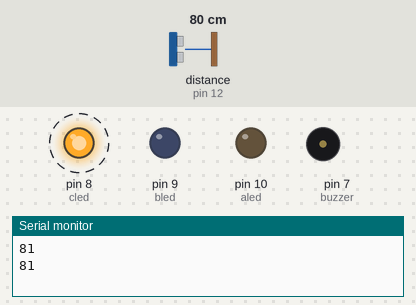
The sketch below on a simulated Arduino Uno, built with avr-gcc and run on an emulated ATmega328P. Parts: output pins drawn as LEDs (lit = HIGH), buzzer (waves = sounding, pin HIGH), the last lines printed to the serial monitor. Wiring (inferred from the names in the program): ultrasonic range finder: trigger pin 13; echo pin 12. Dashed ring = blinking. The test bench sets the inputs (shaded band); at power-on: distance to the obstacle (sensor on pin 12) 80 cm. The echo pulse lasts 58.3 µs per cm; pins used as bus, display or sensor lines are not drawn.

Above: at 1.9 s.
2.0 s: distance to the obstacle (sensor on pin 12) set to 40 cm
5.5 s: distance to the obstacle (sensor on pin 12) set to 33 cm
At 6.22 s:
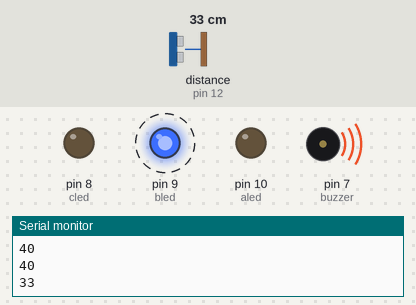
9.8 s: distance to the obstacle (sensor on pin 12) set to 23 cm
13.3 s: distance to the obstacle (sensor on pin 12) set to 18 cm
At 14.7 s:
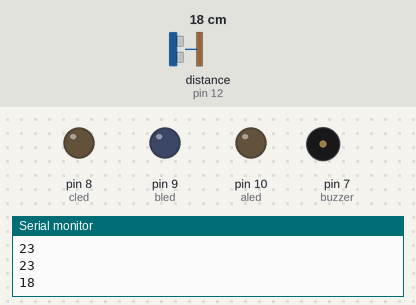
17.6 s: distance to the obstacle (sensor on pin 12) set to 35 cm
At 18.16 s:
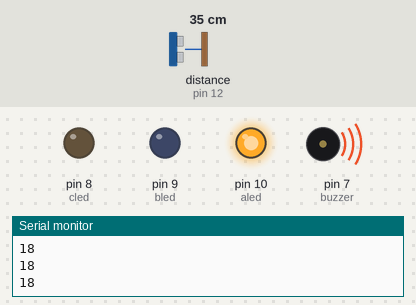
21.8 s: distance to the obstacle (sensor on pin 12) set to 2 cm
At 23.38 s:
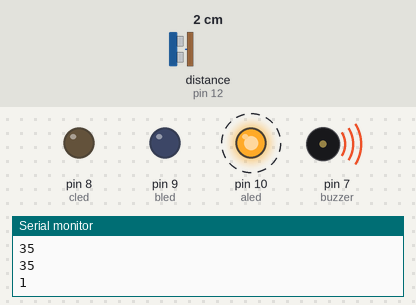
Timing chart, 0 to 26.5 s (numbered marks = the images above; inputs shaded):
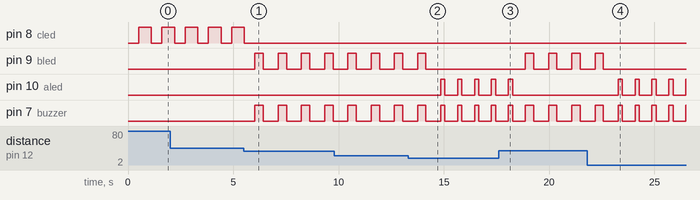

The sketch:

grup_projesi.ino
```cpp
const int trigger_pin=13;
const int echo_pin=12;
const int buzzer=7;
const int cled=8;
const int bled=9;
const int aled=10;

int Sure;
int Mesafe;

void setup() {
  pinMode(bled, OUTPUT);
  pinMode(cled, OUTPUT);
  pinMode(aled, OUTPUT);
  pinMode(buzzer, OUTPUT);
  pinMode(trigger_pin, OUTPUT);
  pinMode(echo_pin, INPUT);
  Serial.begin(9600);
}

void loop()
{
  digitalWrite(trigger_pin, HIGH);
  delayMicroseconds(1000);
  digitalWrite(trigger_pin, LOW);
  Sure=pulseIn(echo_pin, HIGH);
  Mesafe=(Sure/2)/28.5;
  Serial.println(Mesafe);
  delay(500);

if(Mesafe<=20)
  {
    digitalWrite(aled, HIGH);
    digitalWrite(buzzer, HIGH);
    delay(200);
    digitalWrite(aled, LOW);
    digitalWrite(buzzer, LOW);
    delay(100);
  }
  else if(Mesafe<=35)
  {
    digitalWrite(bled, HIGH);
    digitalWrite(buzzer, HIGH);
    delay(400);
    digitalWrite(bled, LOW);
    digitalWrite(buzzer, LOW);
    delay(200);
  }
  else
  {
    digitalWrite(cled, HIGH);
    delay(600);
    digitalWrite(cled, LOW);
  }
}
```

Measured:
- the behaviour switches between 36 and 35 cm on distance to the obstacle (sensor on pin 12) (found by bisection; images 0 and 1)
- the behaviour switches between 21 and 20 cm on distance to the obstacle (sensor on pin 12) (found by bisection; images 1 and 2)
- after the input at 5.5 s, pin 8 (cled): goes on until 5.5 s, then stays LOW; pin 9 (bled), pin 7 (buzzer): alternates HIGH for 0.40 s and LOW for 0.70 s, starting after 0.53 s
- after the input at 13.3 s, pin 9 (bled): goes on until 14.2 s, then stays LOW; pin 10 (aled): alternates HIGH for 0.20 s and LOW for 0.60 s, starting after 1.6 s
- after the input at 17.6 s, pin 9 (bled): alternates HIGH for 0.40 s and LOW for 0.70 s, starting after 1.3 s; pin 10 (aled): goes on until 18.3 s, then stays LOW
- after the input at 21.8 s, pin 9 (bled): goes on until 22.6 s, then stays LOW; pin 10 (aled): alternates HIGH for 0.20 s and LOW for 0.60 s, starting after 1.5 s
- by itself, pin 8 (cled): alternates HIGH for 0.60 s and LOW for 0.50 s
